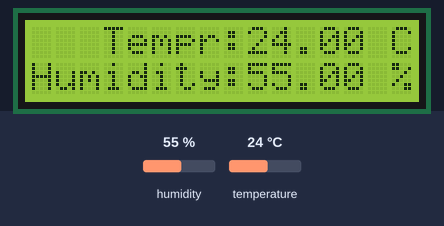
The sketch below on a simulated ESP32. Shown: 16×2 character LCD. The test bench sets the inputs (shaded band); at power-on: humidity 55 %, temperature 24 °C.

Above: at 1.7 s.
1.8 s: humidity set to 22 %
At 4.1 s:
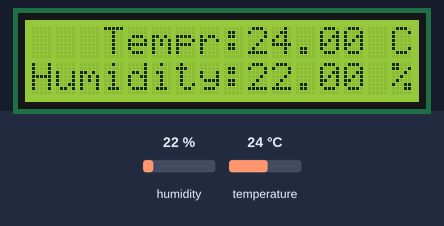
4.7 s: temperature set to 12 °C
At 6.7 s:
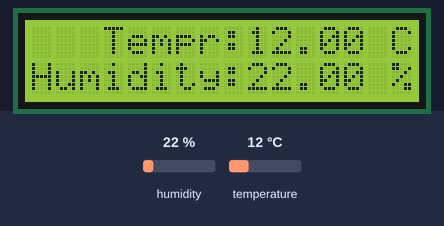
7.6 s: humidity set to 40 %
At 10.7 s:
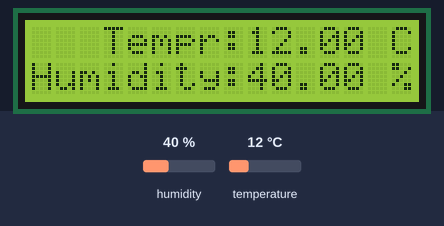
11.0 s: temperature set to 19 °C
At 12.3 s:
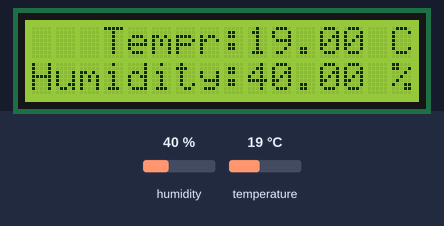
Timing chart, 0 to 14.0 s (numbered marks = the images above; inputs shaded):
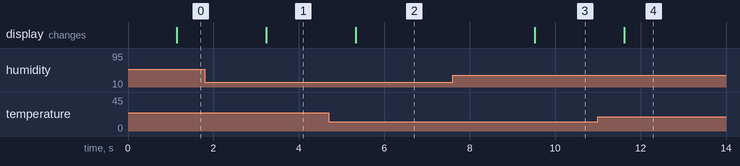

The sketch:

Esp32TemperatureHumidity.ino
```cpp
//.....................................
//#include <Wire.h>
#include <LiquidCrystal_I2C.h>
LiquidCrystal_I2C lcd(0x27, 16, 2);
//.....................................

#include "DHT.h"
#define DHTPIN 2
#define DHTTYPE DHT11
DHT dht(DHTPIN, DHTTYPE);
void setup() {

 lcd.begin();
 lcd.backlight();
  //................................
   Serial.begin(9600);
   //serial.println(F("DHTxx test!"));
   dht.begin();
   lcd.clear();
  // set cursor to first column, second row
  lcd.setCursor(0,0);
  lcd.print("Hello");
  lcd.setCursor(0,1);
  lcd.print("Bill project");

}

void loop() {

  //..................................
// set cursor to first column, first row

  delay(1000);
  // clears the display to print new message

  lcd.clear();
  //..................................
  float h = dht.readHumidity();
  // Read temperature as Celsius (the default)
  float t = dht.readTemperature();
  // Read temperature as Fahrenheit (isFahrenheit = true)
  float f = dht.readTemperature(true);
  // Check if any reads failed and exit early (to try again).
  if (isnan(h) || isnan(t) || isnan(f)) {
    //serial.println(F("Failed to read from DHT sensor!"));
    lcd.clear();
    lcd.setCursor(0, 0);
    lcd.print("Failed to read");
   lcd.setCursor(0, 1);
   lcd.print("sensor");
    return;
  }
  // Compute heat index in Fahrenheit (the default)
  float hif = dht.computeHeatIndex(f, h);
  // Compute heat index in Celsius (isFahreheit = false)
  float hic = dht.computeHeatIndex(t, h, false);
  //.........................................
  if (t >=30 ){
    lcd.clear();
    //serial.print("Alert temperature >30°C");
    lcd.setCursor(0, 0);
    lcd.print("Alert ...");
   lcd.setCursor(0, 1);
   lcd.print("Tempr plus 30.C ");
    }
   //.........................................
  //serial.print(F("Humidity: "));
  //serial.print(h);
  //...................
  lcd.clear();
   lcd.setCursor(0, 0);
   lcd.print("   Tempr:");lcd.print(t);lcd.print(" C");
   lcd.setCursor(0, 1);
   lcd.print("Humidity:");lcd.print(h);lcd.print(" %");
   //....................
  //serial.print(F("%  Temperature: "));
  //serial.print(t);
  //serial.print(F("°C "));
  //serial.print(f);
  //serial.print(F("°F  Heat index: "));
  //serial.print(hic);
  //serial.print(F("°C "));
  //serial.print(hif);
  //serial.println(F("°F"));

}
```

Measured:
- after the input at 1.8 s, the display: changes after 1.4 s (image 1)
- after the input at 4.7 s, the display: changes after 0.64 s (image 2)
- after the input at 7.6 s, the display: changes after 1.9 s (image 3)
- after the input at 11.0 s, the display: changes after 0.62 s (image 4)
